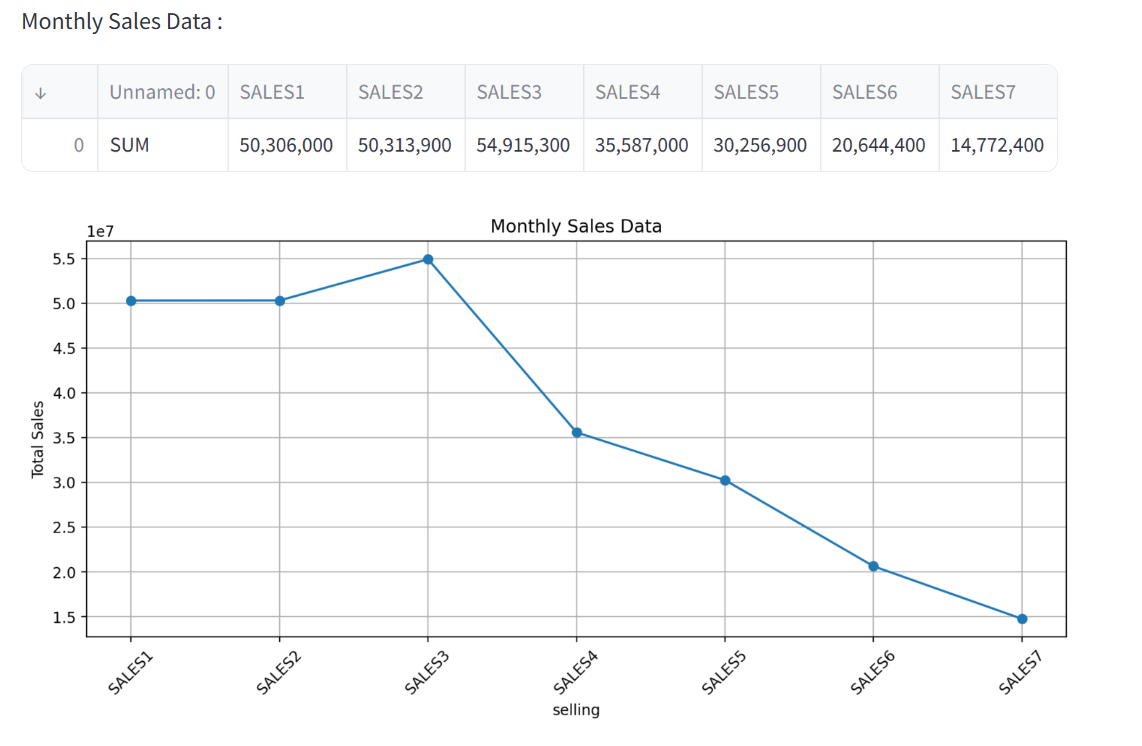

Here is the Python script that generated this plot:
import streamlit as st
import pandas as pd
import matplotlib.pyplot as plt

# CSV 데이터를 불러오는 함수
@st.cache_data
def load_data():
    path = r'C:\Users\HOME\Desktop\새싹_교육\GitHub_CHOI\project_5_flow-of-time-visualization\자료실\monthly sales.csv'
    return pd.read_csv(path)

# 데이터 불러오기
df = load_data()

# Streamlit에서 데이터프레임 표시
st.write("Monthly Sales Data :", df)

# 그래프를 그리는 함수
def plot_sales(df):
    plt.figure(figsize=(10, 5))
    plt.plot(['SALES1', 'SALES2', 'SALES3', 'SALES4', 'SALES5', 'SALES6', 'SALES7'], df.loc[df.index[0], ['SALES1', 'SALES2', 'SALES3', 'SALES4', 'SALES5', 'SALES6', 'SALES7']], marker='o')
    plt.title('Monthly Sales Data')
    plt.xlabel('selling')
    plt.ylabel('Total Sales')
    plt.grid(True)
    plt.xticks(rotation=45)  # x축 라벨 회전
    plt.tight_layout()
    st.pyplot(plt)

# 그래프 그리기
plot_sales(df)
